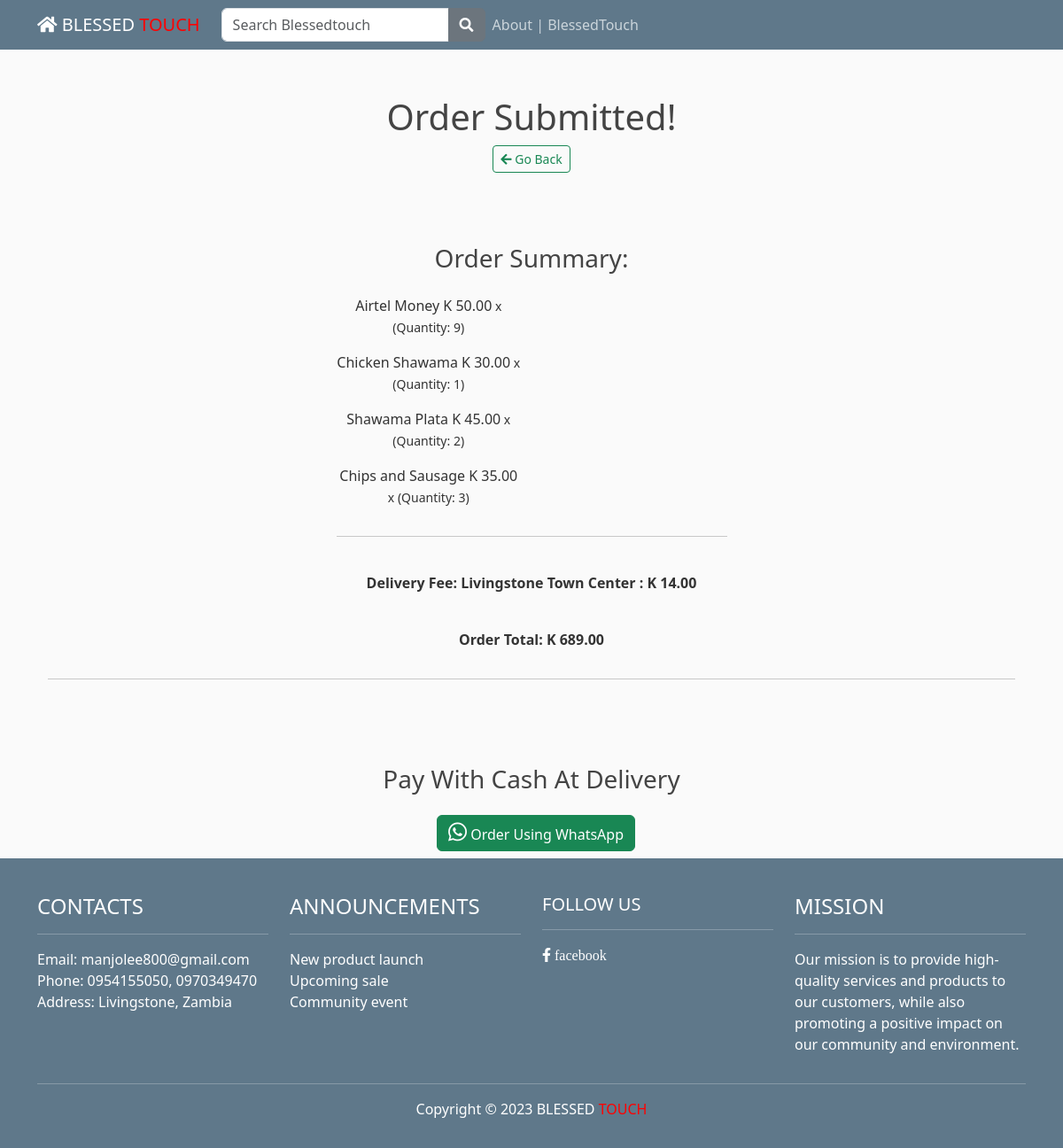
Page /order-confirmation/33/ on the committed database.
### customer/models.py (models this page shows, shortened)
class OrderItem(models.Model):
    item = models.ForeignKey(MenuItem, on_delete=models.CASCADE)
    quantity = models.IntegerField(default=1)

class MenuItem(models.Model):
    name = models.CharField(max_length=100)
    description = models.TextField()
    image = models.ImageField(upload_to='menu_images/')
    price = models.DecimalField(max_digits=5, decimal_places=2)
    category = models.ManyToManyField('category', related_name='item')
    availability = models.BooleanField(default=True)

class Location(models.Model):
    name = models.CharField(max_length=50)
    delivery_fee = models.DecimalField(max_digits=5, decimal_places=2)
    def __str__(self):
        return self.name

### customer/views.py (the view)
# urls.py: path('order-confirmation/<int:pk>/', OrderConfirmation.as_view(), name='order-confirmation'),
class OrderConfirmation(View):
    def get(self, request, pk, *args, **kwargs):
        order = OrderModel.objects.get(pk=pk)
        total_price = order.price + order.location.delivery_fee
        context = {
            'pk': order.pk,
            'order_items': order.order_items.all(),
            'price': order.price,
            'location': order.location,
            'delivery_fee': order.location.delivery_fee,
            'total_price': total_price,
        }
        return render(request, 'customer/order_confirmation.html', context)

### templates/customer/order_confirmation.html
{% extends 'base.html' %}
{% block content %}
<div class="container mb-5">
    <div class="row justify-content-center mt-1">
        <div class="col-md-5 col-sm-12 p-4 text-center">
            <h1>Order Submitted!</h1>
            <a href="{% url 'customer:order' %}" class="btn btn-outline-success mb-2 btn-sm">
    <i class="fas fa-arrow-left"></i> Go Back
</a>
        </div>
    </div>
<div class="row justify-content-center mt-5">
    <div class="col-md-5 col-sm-12 text-center">
        <h3 class="pb-3">Order Summary:</h3>
        {% for item in order_items %}
  <div class="row">
    <div class="col-md-6 col-sm-12">
      <p>{{ item.item.name }} K {{ item.item.price }}<small> x (Quantity: {{ item.quantity }})</small></p>
    </div>
    <div class="col-md-6 col-sm-12">
    </div>
  </div>
{% endfor %}<hr/>
<p class="font-weight-bold pt-4">Delivery Fee: {{ location }} : K {{ delivery_fee }}</p>
<p class="font-weight-bold pt-4">Order Total: K {{ total_price }}</p>
</div>
</div><hr/>
</div>
<div class="row justify-content-center pb-2 pt-5">
    <div class="col-md-6 text-center">
        <h3>Pay With Cash At Delivery</h3>
    </div>
</div>
<div class="row justify-content-center pb-2 pt-2">
  <div class="col-md-6 text-center">
    <a href="https://api.whatsapp.com/send?phone=260970349470&text=Invoice%20Link:%20https://blessedtouchs.pythonanywhere.com/customer/order/{{ pk }}/invoice" class="btn btn-success" style="margin-left: 10px;">
  <i class="fab fa-whatsapp" aria-hidden="true" style="color: white; font-size: 24px;"></i> Order Using WhatsApp
</a>
  </div>
</div>
{% endblock content %}

### static/blog/main.css (style rules this page uses)
body { background: #fafafa; color: #333333; margin-top: 5rem; }
h1, h2, h3, h4, h5, h6 { color: #444444; }

### rows in the picture
OrderItem: item.name "Airtel Money", item.price "50.00", quantity "9"
OrderItem: item.name "Chicken Shawama", item.price "30.00", quantity "1"
OrderItem: item.name "Shawama Plata", item.price "45.00", quantity "2"
OrderItem: item.name "Chips and Sausage", item.price "35.00", quantity "3"
Location: name "Livingstone Town Center", delivery_fee "14.00"

### other values in the picture
{{ total_price }} "689.00"
